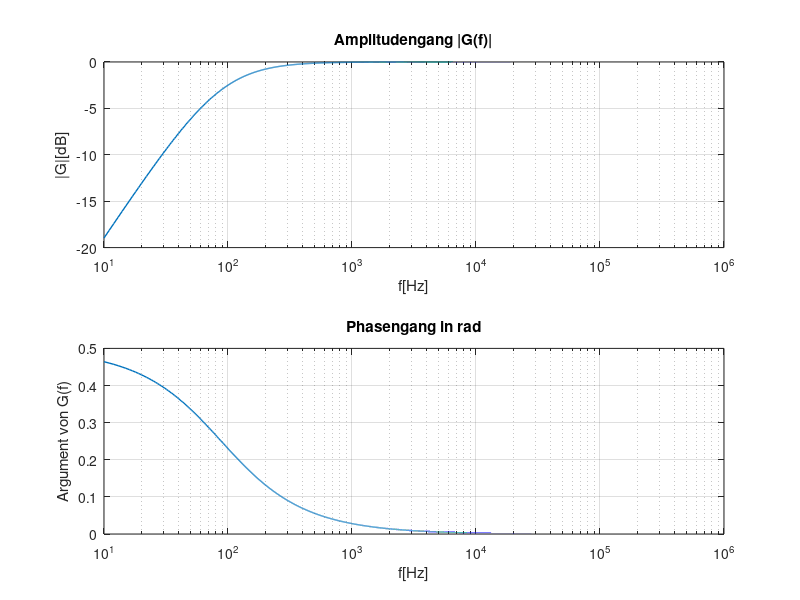

This chart was generated by the following MATLAB code:
clear all; clc; format compact; format short g;
%parameter
R=820;
C1=2.2e-6;
dt=1e-1;
f_0=10;
f_E=1e6;
N=1e6;
lw=1;
%Funktionen
g=@(f)1./(1+(1./(2*i*pi*f*R*C1)));
% daten
f_data=linspace(f_0,f_E,N);
g_data=g(f_data);
%PLOT
figure(3);
subplot(2,1,1);
semilogx(f_data,20*log(abs(g_data))/log(10),'linewidth',lw);
xlabel('f[Hz]');ylabel('|G|[dB]');
title('Amplitudengang |G(f)|')
grid on;
subplot(2,1,2);
semilogx(f_data,angle(g_data)/pi,'linewidth',lw);
xlabel('f[Hz]');
ylabel('Argument von G(f)');
title('Phasengang in rad');
grid on;